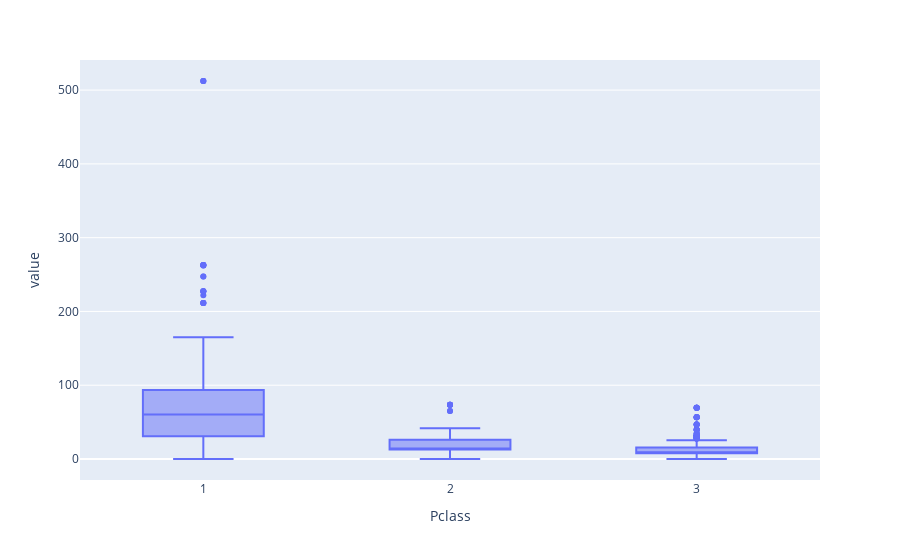

Notebook code for this chart:
### Code cell
px.box(pclass_fare_df)

### Figure 1 — Plotly figure (JSON) as saved in the notebook; plotly's stock layout.template omitted (floating-point values rounded to 4 significant figures; data arrays with more than 128 entries replaced by an {"elided": "..."} marker saying what was removed)
{"data": [{"alignmentgroup": "True", "hovertemplate": "Pclass=%{x}<br>value=%{y}<extra></extra>", "legendgroup": "", "marker": {"color": "#636efa"}, "name": "", "notched": false, "offsetgroup": "", "orientation": "v", "showlegend": false, "type": "box", "x": {"elided": "2673 str values"}, "x0": " ", "xaxis": "x", "y": {"elided": "2673 float values"}, "y0": " ", "yaxis": "y"}], "layout": {"boxmode": "group", "legend": {"tracegroupgap": 0}, "margin": {"t": 60}, "xaxis": {"anchor": "y", "domain": [0, 1], "title": {"text": "Pclass"}}, "yaxis": {"anchor": "x", "domain": [0, 1], "title": {"text": "value"}}}}
